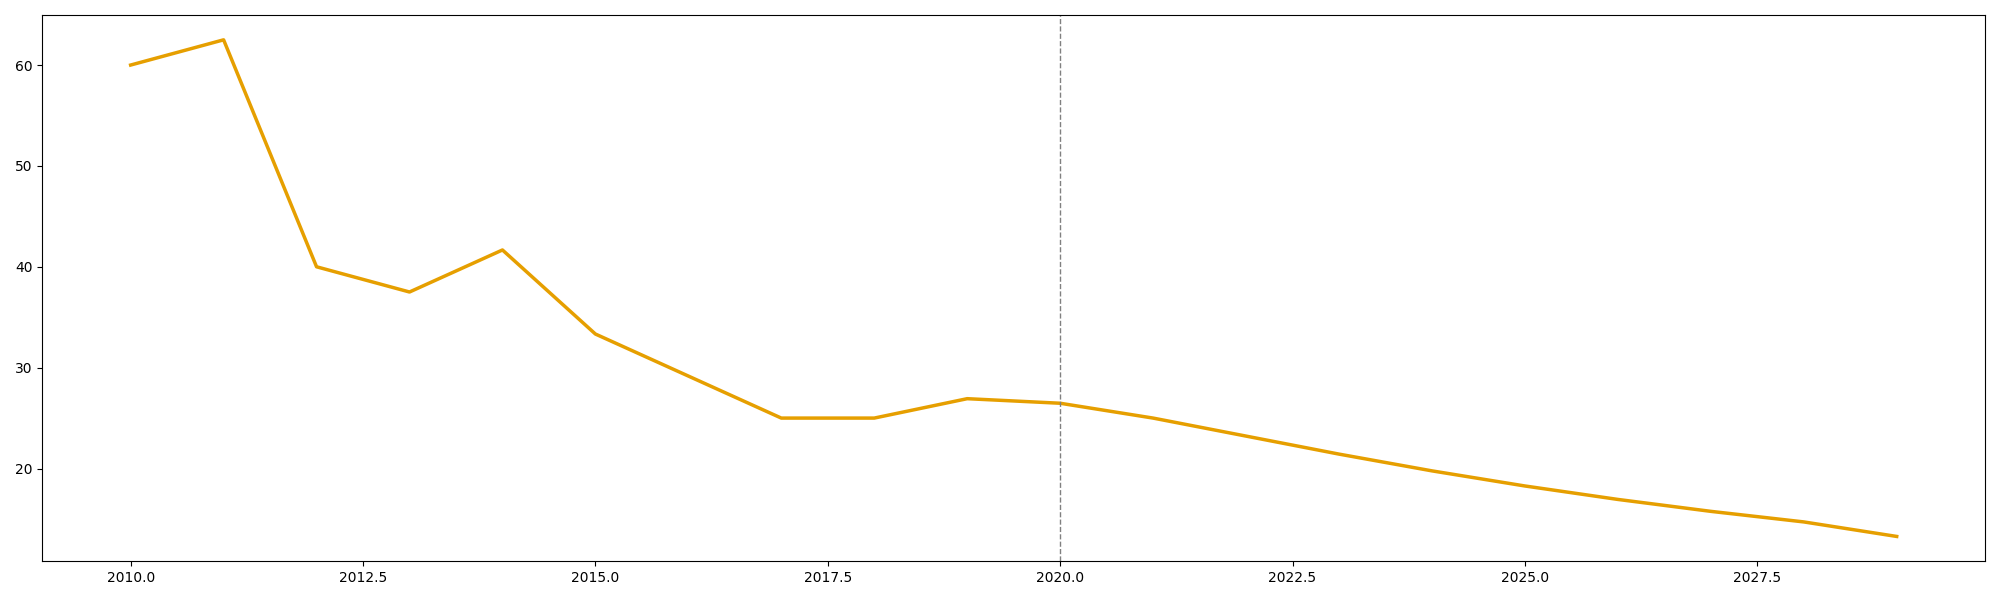

Generate this figure with Python:
import matplotlib.pyplot as plt
import numpy as np

years = np.arange(2010, 2031)
solar = np.array([5, 8, 15, 20, 30, 45, 60, 80, 100, 130, 170, 220, 280, 350, 430, 520, 620, 730, 850, 980, 1120])
wind = np.array([10, 15, 25, 35, 50, 70, 95, 120, 150, 185, 225, 270, 320, 375, 435, 500, 570, 645, 725, 810, 900])
hydro = np.array([20, 22, 25, 30, 35, 41, 48, 56, 65, 75, 86, 98, 111, 125, 140, 156, 173, 191, 210, 230, 251])
biomass = np.array([2, 3, 5, 7, 10, 14, 19, 25, 32, 40, 49, 59, 70, 82, 95, 109, 124, 140, 157, 175, 194])
geothermal = np.array([1, 1.5, 2, 3, 4, 5.5, 7, 9, 11, 14, 17, 21, 25, 30, 35, 41, 47, 54, 61, 69, 77])

plt.figure(figsize=(20, 12))
plt.stackplot(years, solar, wind, hydro, biomass, geothermal, 
              colors=['#e69f00', '#56b4e9', '#009e73', '#f0e442', '#0072b2'], alpha=0.8)
plt.grid(linestyle='--', alpha=0.7)
plt.tight_layout()

fig, ax = plt.subplots(figsize=(20, 6))
solar_growth_rate = np.gradient(solar[:-1], years[:-1]) / solar[:-1] * 100
ax.plot(years[:-1], solar_growth_rate, color='#e69f00', linewidth=2.5)
ax.axvline(2020, color='gray', linestyle='--', lw=1)
plt.tight_layout()
plt.show()
